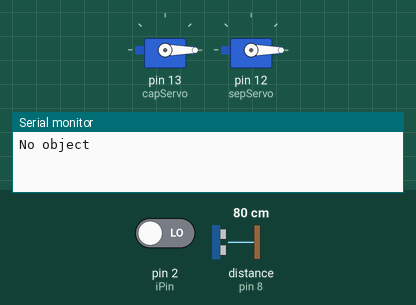
Recording of a sketch running on a simulated Arduino Uno, built with avr-gcc and run on an emulated ATmega328P. Shown: 2 × servo, the last lines printed to the serial monitor. Wiring (inferred from the names in the program): ultrasonic range finder: trigger pin 9; echo pin 8. The test bench sets the inputs (shaded band); at power-on: distance to the obstacle (sensor on pin 8) 80 cm, pin 2 (iPin) LOW. The echo pulse lasts 58.3 µs per cm.

Above: at 4.8 s.
4.9 s: distance to the obstacle (sensor on pin 8) set to 9 cm
11.2 s: distance to the obstacle (sensor on pin 8) set to 6 cm
At 14.5 s:
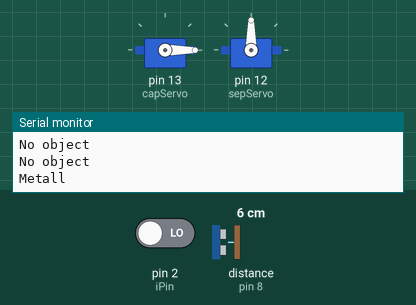
18.0 s: distance to the obstacle (sensor on pin 8) set to 18 cm
At 25.4 s:
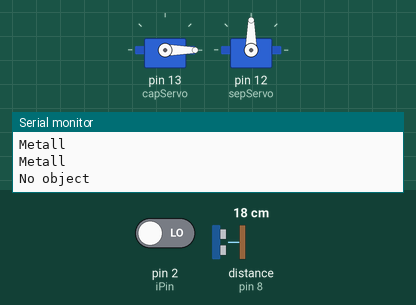
26.5 s: distance to the obstacle (sensor on pin 8) set to 2 cm
At 34.3 s:
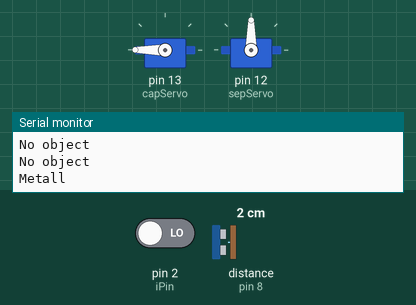
35.0 s: pin 2 (iPin) driven HIGH
At 40.5 s:
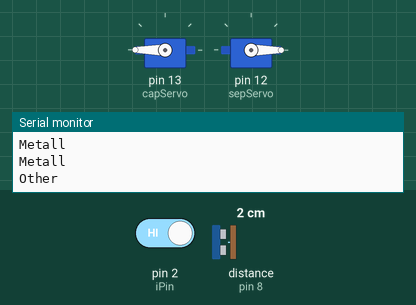
Timing chart, 0 to 42.0 s (numbered marks = the images above; inputs shaded):
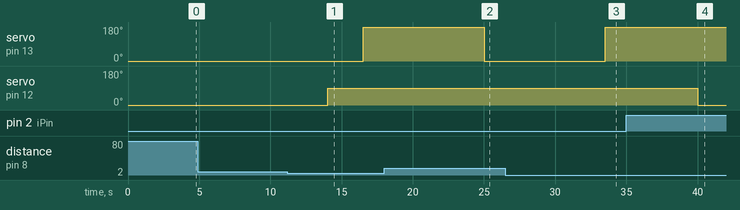

The sketch:

garbage_sorting.ino
```cpp
#include <Servo.h>

const int iPin = 2;

int trigPin = 9;
int echoPin = 8;

int duration, cm;

bool hasMtl;

Servo capServo;
Servo sepServo;

void setup() {
  Serial.begin(9600);
  pinMode(trigPin, OUTPUT);
  pinMode(echoPin, INPUT);
  pinMode(iPin, INPUT);
  capServo.attach(13);
  sepServo.attach(12);
  capServo.write(0);
  sepServo.write(0);
}

void loop() {
  hasObject();

  if (cm < 7) {
    hasMetall();
    if (hasMtl) {
      delay(1000);
      Serial.println("Metall");
      sepServo.write(90);
      delay(2500);
      capServo.write(180);
    } else {
      delay(1000);
      Serial.println("Other");
      sepServo.write(0);
      delay(2500);
      capServo.write(180);
    }
  } else {
    Serial.println("No object");
    delay(3000);
    capServo.write(0);
  }
}

void hasObject() {
  digitalWrite(trigPin, LOW);
  delayMicroseconds(2);

  digitalWrite(trigPin, HIGH);
  delayMicroseconds(10);
  digitalWrite(trigPin, LOW);

  duration = pulseIn(echoPin, HIGH);

  cm = duration / 58;
  delay(1000);
  return cm;
}

void hasMetall() {
  int sensVal = digitalRead(iPin);

  if (sensVal == HIGH) {
    hasMtl = false;
  } else {
    hasMtl = true;
  }

  return hasMtl;
}
```

Measured:
- the behaviour switches between 8 and 7 cm on distance to the obstacle (sensor on pin 8) (found by bisection; images 0 and 1)
- after the input at 11.2 s, servo on pin 13 (capServo): 0° → 180° after 5.3 s; servo on pin 12 (sepServo): 0° → 90° after 2.8 s
- after the input at 18.0 s, servo on pin 13 (capServo): 180° → 0° after 7.0 s
- after the input at 26.5 s, servo on pin 13 (capServo): 0° → 180° after 7.0 s
- after the input at 35.0 s, servo on pin 12 (sepServo): 90° → 0° after 5.0 s
